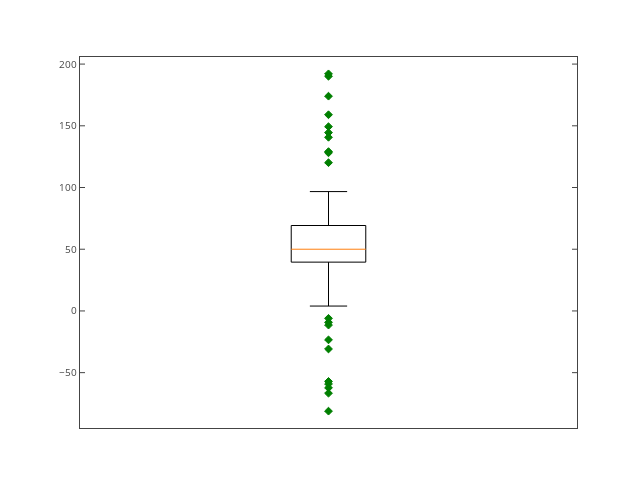

The code cell stored with this chart in its notebook:
### Markdown cell above
![](../gráficos/manso_dif_1.png)
![](../gráficos/manso_dif_2.png)
![](../gráficos/manso_dif_3.png)

### Code cell
import plotly.offline as py
import plotly.tools as tls

import matplotlib.pyplot as plt
import numpy as np

spread = np.random.rand(50) * 100
center = np.ones(25) * 50
flier_high = np.random.rand(10) * 100 + 100
flier_low = np.random.rand(10) * -100
data = np.concatenate((spread, center, flier_high, flier_low), 0)

# change outlier point symbols
mpl_fig = plt.figure()
plt.boxplot(data, 0, 'gD')

plotly_fig = tls.mpl_to_plotly(mpl_fig)
py.iplot(plotly_fig, filename='mpl-boxplot-outliers')

### Figure 1 — Plotly figure (JSON) as saved in the notebook; plotly's stock layout.template omitted (floating-point values rounded to 4 significant figures)
{"data": [{"line": {"color": "rgba(0, 0, 0, 1)", "dash": "solid", "width": 1}, "mode": "lines", "name": "_line0", "type": "scatter", "uid": "7a7a8e4e-ad71-4c00-bd38-51bac0c65cb2", "x": [0.925, 1.075, 1.075, 0.925, 0.925], "xaxis": "x", "y": [39.54, 39.54, 69.22, 69.22, 39.54], "yaxis": "y"}, {"line": {"color": "rgba(0, 0, 0, 1)", "dash": "solid", "width": 1}, "mode": "lines", "name": "_line1", "type": "scatter", "uid": "cea8494d-5d02-4a17-8a4b-add044c56c9e", "x": [1, 1], "xaxis": "x", "y": [39.54, 3.955], "yaxis": "y"}, {"line": {"color": "rgba(0, 0, 0, 1)", "dash": "solid", "width": 1}, "mode": "lines", "name": "_line2", "type": "scatter", "uid": "c408d303-9508-4fa6-91d1-0a5b715589d0", "x": [1, 1], "xaxis": "x", "y": [69.22, 96.69], "yaxis": "y"}, {"line": {"color": "rgba(0, 0, 0, 1)", "dash": "solid", "width": 1}, "mode": "lines", "name": "_line3", "type": "scatter", "uid": "58229fda-0a63-4fba-83f3-35c833b32f12", "x": [0.9625, 1.038], "xaxis": "x", "y": [3.955, 3.955], "yaxis": "y"}, {"line": {"color": "rgba(0, 0, 0, 1)", "dash": "solid", "width": 1}, "mode": "lines", "name": "_line4", "type": "scatter", "uid": "eb31303c-66cd-4939-b140-a4cec7c3eb13", "x": [0.9625, 1.038], "xaxis": "x", "y": [96.69, 96.69], "yaxis": "y"}, {"line": {"color": "rgba (255, 127, 14, 1)", "dash": "solid", "width": 1}, "mode": "lines", "name": "_line5", "type": "scatter", "uid": "575beb50-bcd5-4ee6-941c-64b4f08baab7", "x": [0.925, 1.075], "xaxis": "x", "y": [50, 50], "yaxis": "y"}, {"marker": {"color": "#007F00", "line": {"color": "#007F00", "width": 1}, "opacity": 1, "size": 6, "symbol": "diamond"}, "mode": "markers", "name": "_line6", "type": "scatter", "uid": "626c8775-7578-4d22-a8bc-695f2f6cb421", "x": [1, 1, 1, 1, 1, 1, 1, 1, 1, 1, 1, 1, 1, 1, 1, 1, 1, 1, 1, 1], "xaxis": "x", "y": [-57.1, -9.186, -59.16, -30.83, -5.979, -11.46, -23.44, -66.64, -62.28, -81.18, 174.0, 129.1, 149.3, 159.0, 192.1, 190.1, 140.7, 128.1, 144.5, 120.1], "yaxis": "y"}], "layout": {"autosize": false, "height": 480, "hovermode": "closest", "margin": {"b": 52, "l": 80, "pad": 0, "r": 63, "t": 57}, "showlegend": false, "width": 640, "xaxis": {"anchor": "y", "domain": [0, 1], "mirror": "ticks", "nticks": 1, "range": [0.5, 1.5], "showgrid": false, "showline": true, "side": "bottom", "tickfont": {"size": 10}, "ticks": "inside", "type": "linear", "zeroline": false}, "yaxis": {"anchor": "x", "domain": [0, 1], "mirror": "ticks", "nticks": 8, "range": [-94.84, 205.7], "showgrid": false, "showline": true, "side": "left", "tickfont": {"size": 10}, "ticks": "inside", "type": "linear", "zeroline": false}}}
